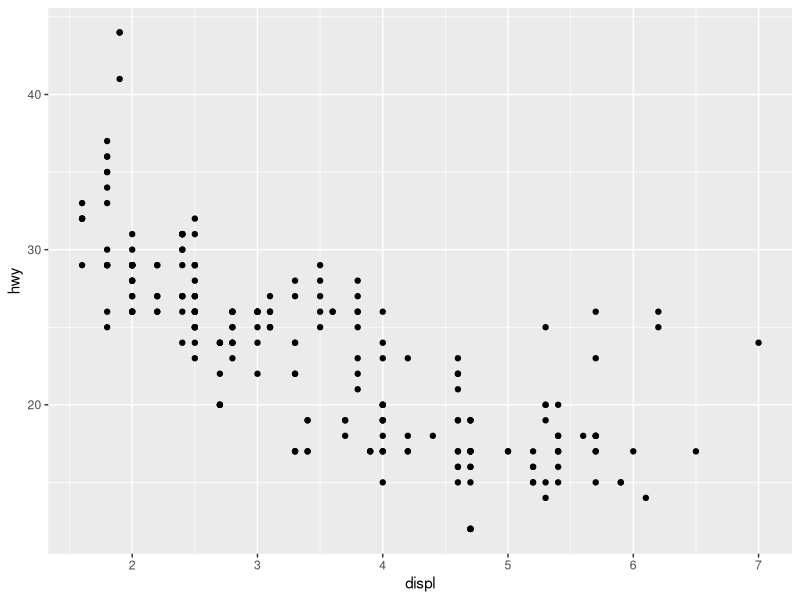
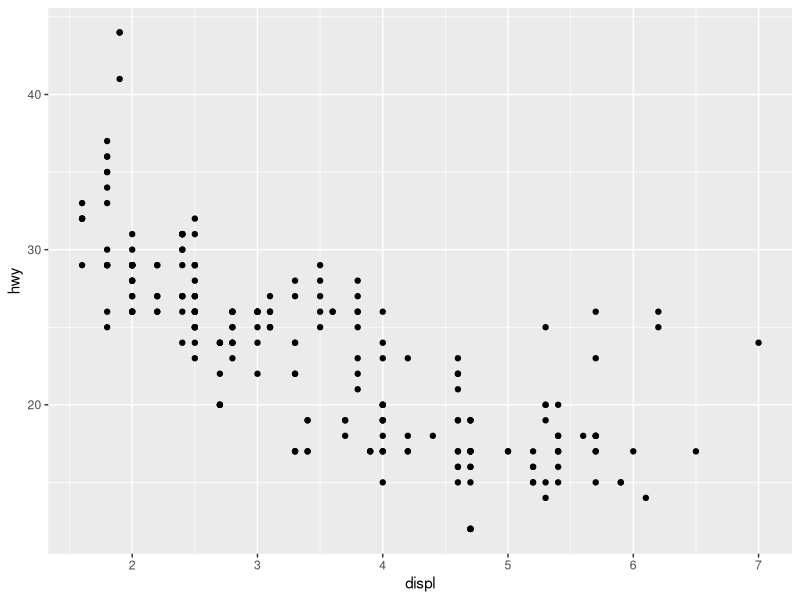
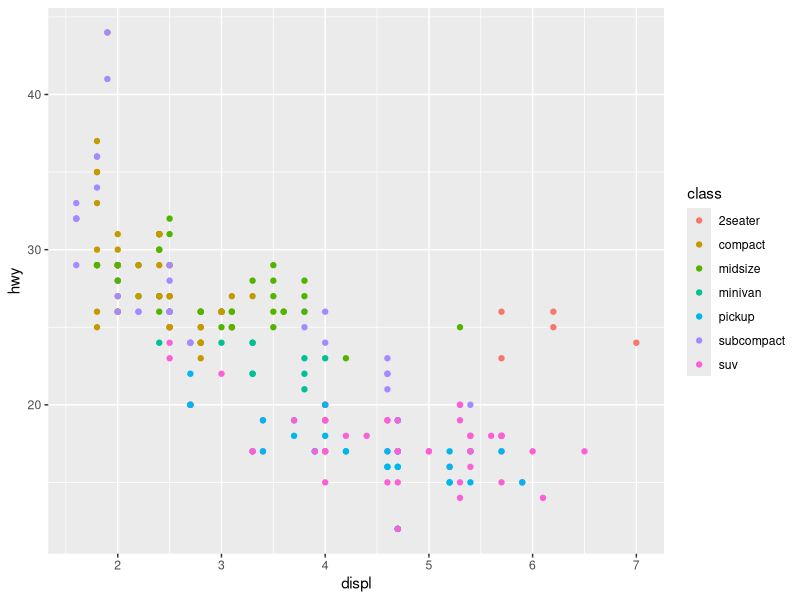
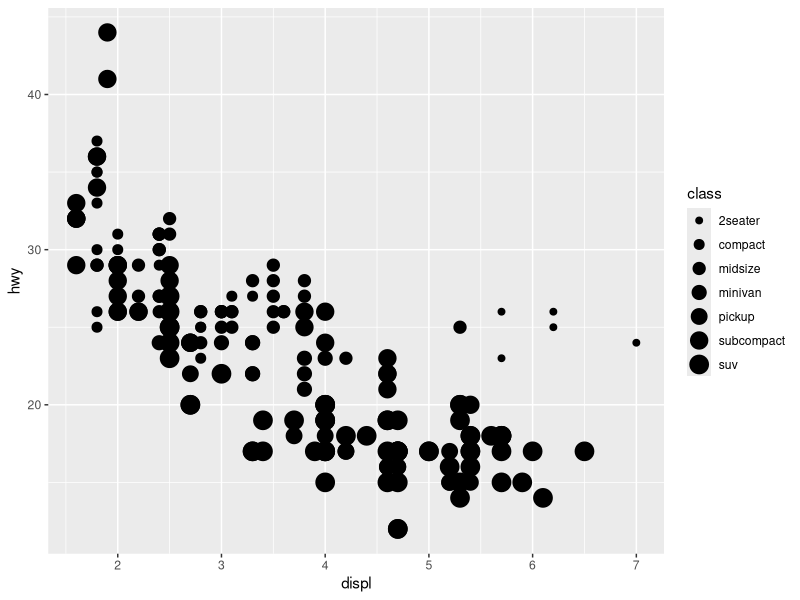
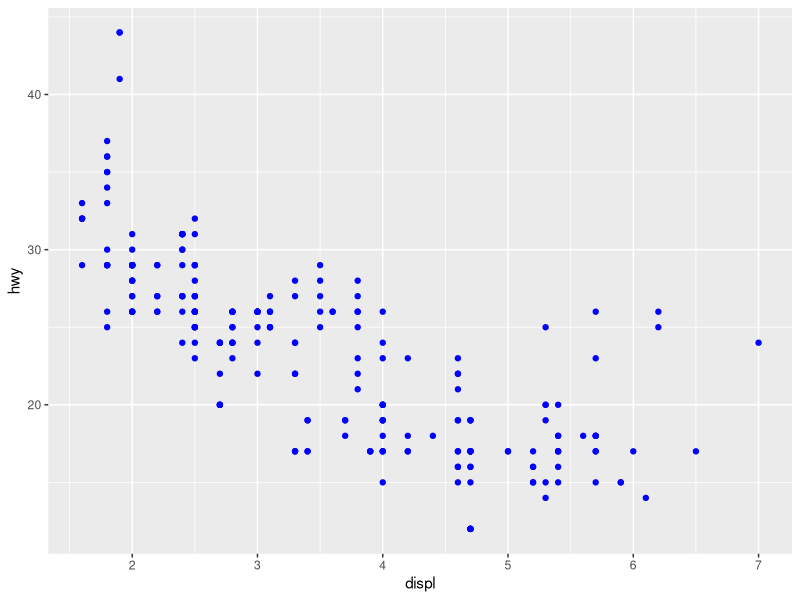

Write the R code that produced these figures, in order.
## ---- chunk 1
knitr::opts_chunk$set(echo = TRUE)
## ---- chunk 2
library(ggplot2)
mpg

ggplot(data=mpg)+
  geom_point(mapping = aes(x=displ,y=hwy))

ggplot(data=mpg,aes(x=displ,y=hwy))+geom_point()

ggplot(data = mpg)+
  geom_point(mapping = aes(x=displ,y=hwy,color=class))
             
ggplot(data=mpg)+
  geom_point(mapping = aes(x=displ,y=hwy,size=class))

ggplot(data=mpg)+
  geom_point(mapping = aes(x=displ,y=hwy),color="blue")

p <- ggplot(data=mpg)
